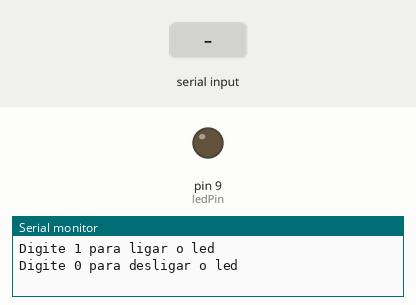
This sketch was run on a simulated Arduino Uno, built with avr-gcc and run on an emulated ATmega328P. Parts: output pins drawn as LEDs (lit = HIGH), the last lines printed to the serial monitor. The inputs (shaded band) are chosen by the test bench.

Above: at 1.2 s.
1.3 s: "1" received over Serial
At 1.8 s:
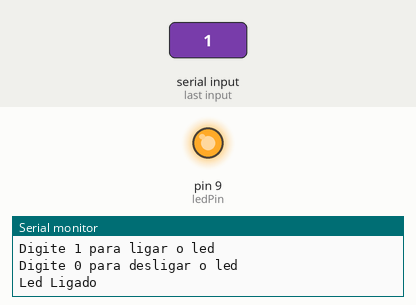
2.8 s: "0" received over Serial
At 4.5 s:
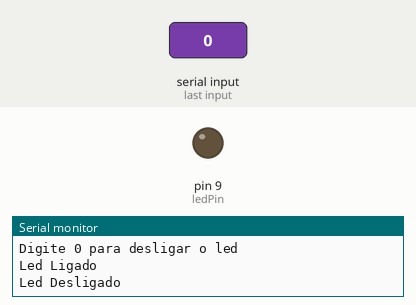
Timing chart, 0 to 6.0 s (numbered marks = the images above; inputs shaded):
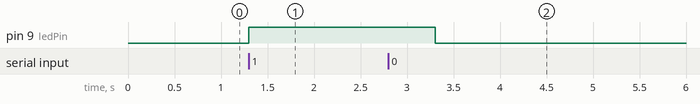

The sketch:

aciona_led_serial.ino
```cpp
int ledPin = 9;
int numero = -5;
void setup() {
pinMode(ledPin, OUTPUT);
Serial.begin(9600);
 Serial.println("Digite 1 para ligar o led");
 Serial.println("Digite 0 para desligar o led");
}

void loop() {
 if (Serial.available() >0) {
  numero = Serial.read();
 }

 if (numero > 0){
  if (numero == '1') {
    digitalWrite(ledPin, HIGH);
    Serial.println("Led Ligado");
    delay(2000);

  }
  else if (numero == '0') {
    digitalWrite(ledPin, LOW);
    Serial.println("Led Desligado");
    delay(2000);
  }
 }
    numero=-5;
}
```

Measured:
- after the input at 1.3 s, pin 9 (ledPin): LOW → HIGH at once
- after the input at 2.8 s, pin 9 (ledPin): HIGH → LOW after 0.50 s
